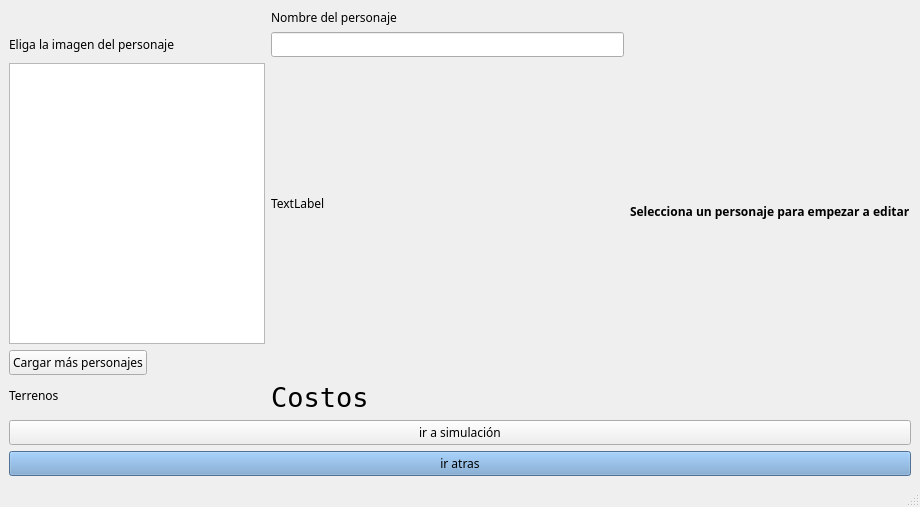
<?xml version="1.0" encoding="UTF-8"?>
<ui version="4.0">
 <class>MainWindow</class>
 <widget class="QMainWindow" name="MainWindow">
  <property name="geometry">
   <rect>
    <x>0</x>
    <y>0</y>
    <width>920</width>
    <height>507</height>
   </rect>
  </property>
  <property name="font">
   <font>
    <family>Sans Serif</family>
   </font>
  </property>
  <property name="windowTitle">
   <string>MainWindow</string>
  </property>
  <widget class="QWidget" name="centralwidget">
   <layout class="QGridLayout" name="gridLayout">
    <item row="3" column="0">
     <widget class="QPushButton" name="go_back_btn">
      <property name="styleSheet">
       <string notr="true">background-color: rgb(114, 159, 207);</string>
      </property>
      <property name="text">
       <string>ir atras</string>
      </property>
      <property name="icon">
       <iconset>
        <normaloff>../../project_stable/views/go-back.png</normaloff>../../project_stable/views/go-back.png</iconset>
      </property>
     </widget>
    </item>
    <item row="0" column="0">
     <layout class="QHBoxLayout" name="horizontalLayout">
      <item>
       <layout class="QFormLayout" name="character_edit_lyt">
        <item row="2" column="0">
         <widget class="QListWidget" name="images_lst"/>
        </item>
        <item row="3" column="0">
         <widget class="QPushButton" name="search_img_btn">
          <property name="text">
           <string>Cargar más personajes</string>
          </property>
         </widget>
        </item>
        <item row="2" column="1">
         <widget class="QLabel" name="image_lbl">
          <property name="maximumSize">
           <size>
            <width>300</width>
            <height>16777215</height>
           </size>
          </property>
          <property name="text">
           <string>TextLabel</string>
          </property>
         </widget>
        </item>
        <item row="4" column="1">
         <widget class="QLabel" name="label_3">
          <property name="font">
           <font>
            <family>DejaVu Sans Mono</family>
            <pointsize>20</pointsize>
           </font>
          </property>
          <property name="text">
           <string>Costos</string>
          </property>
         </widget>
        </item>
        <item row="4" column="0">
         <widget class="QLabel" name="label">
          <property name="styleSheet">
           <string notr="true">font: 75 20pt &quot;DejaVu Sans&quot;;</string>
          </property>
          <property name="text">
           <string>Terrenos</string>
          </property>
         </widget>
        </item>
        <item row="1" column="1">
         <widget class="QLineEdit" name="name_txt">
          <property name="maximumSize">
           <size>
            <width>500</width>
            <height>16777215</height>
           </size>
          </property>
         </widget>
        </item>
        <item row="0" column="1">
         <widget class="QLabel" name="label_2">
          <property name="text">
           <string>Nombre del personaje</string>
          </property>
         </widget>
        </item>
        <item row="1" column="0">
         <widget class="QLabel" name="label_5">
          <property name="text">
           <string>Eliga la imagen del personaje</string>
          </property>
         </widget>
        </item>
       </layout>
      </item>
      <item>
       <layout class="QVBoxLayout" name="verticalLayout">
        <item>
         <widget class="QLabel" name="label_4">
          <property name="maximumSize">
           <size>
            <width>16777215</width>
            <height>52</height>
           </size>
          </property>
          <property name="font">
           <font>
            <weight>75</weight>
            <italic>false</italic>
            <bold>true</bold>
           </font>
          </property>
          <property name="text">
           <string>Selecciona un personaje para empezar a editar</string>
          </property>
         </widget>
        </item>
        <item>
         <layout class="QFormLayout" name="select_character_lyt"/>
        </item>
       </layout>
      </item>
     </layout>
    </item>
    <item row="2" column="0">
     <widget class="QPushButton" name="accept_btn">
      <property name="text">
       <string>ir a simulación</string>
      </property>
      <property name="flat">
       <bool>false</bool>
      </property>
     </widget>
    </item>
   </layout>
  </widget>
  <widget class="QStatusBar" name="statusbar"/>
 </widget>
 <resources/>
 <connections/>
</ui>
